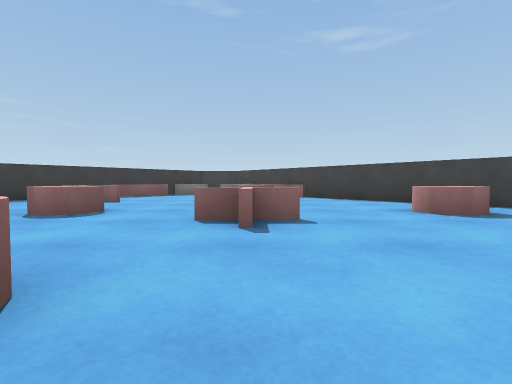
view 1 (above)

12 first-person views from a walk through a Unity game level. The camera is 0.47 m above the floor, tilts 2° down and sees 85° across. The floor is counted in squares, 1 m on a side. Each view is taken from the middle of a square. On the plan, view 1 faces up. The plan holds only what a view shows up to about 9 squares ahead; the rest is blank. Surface patterns are stand-ins for the level's own textures.

view 2
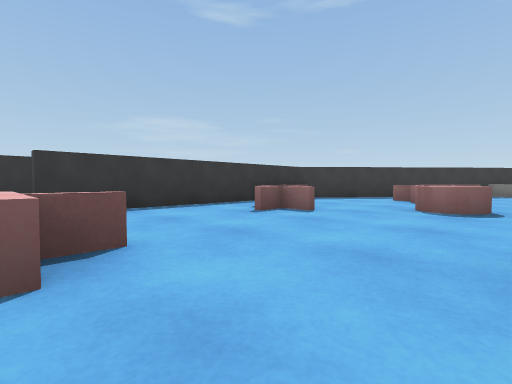

view 3
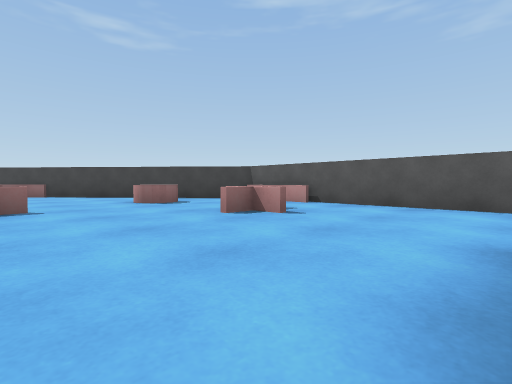

view 4
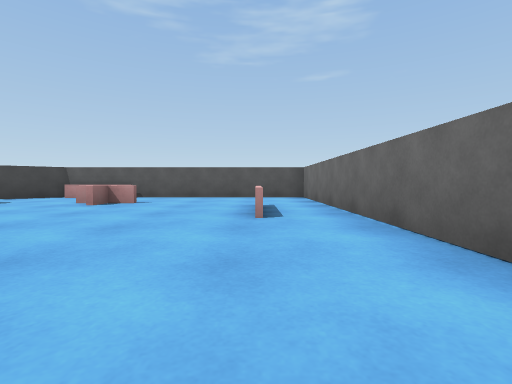

view 5
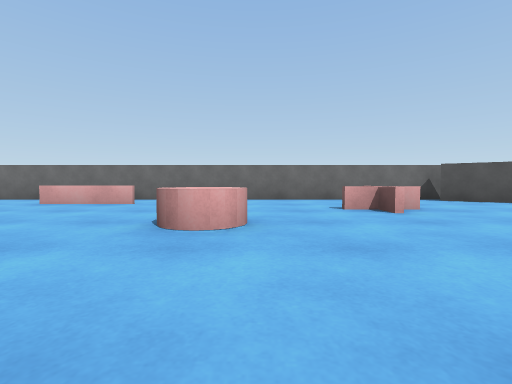

view 6
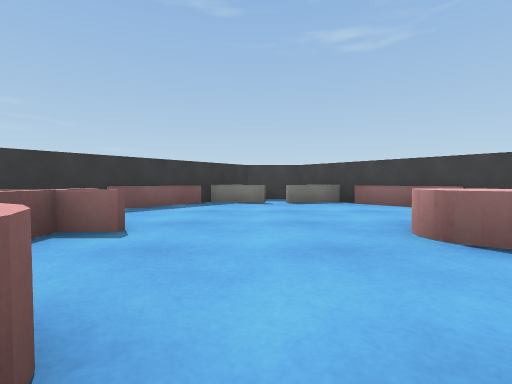

view 7
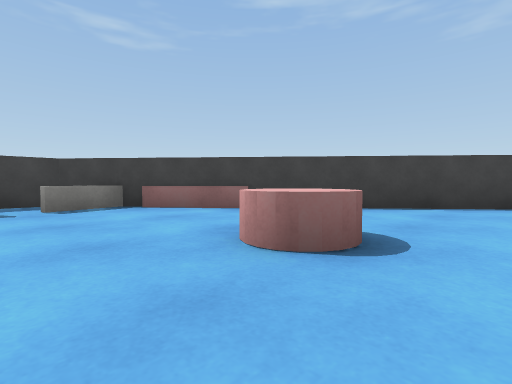

view 8
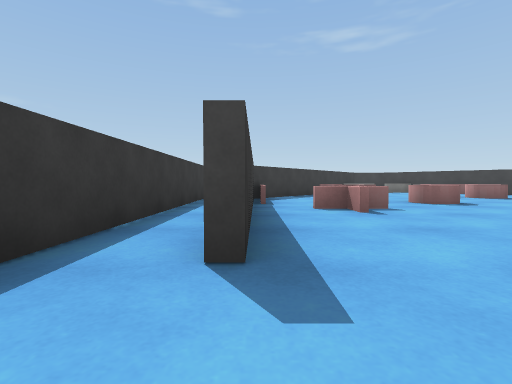

view 9
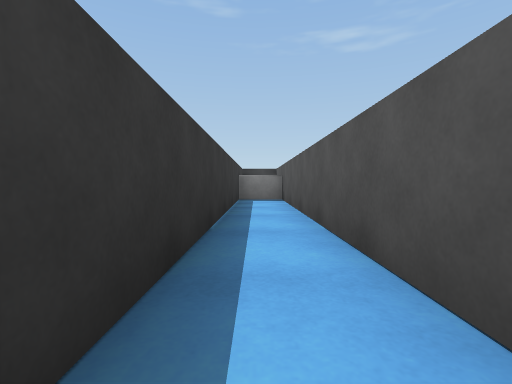

view 10
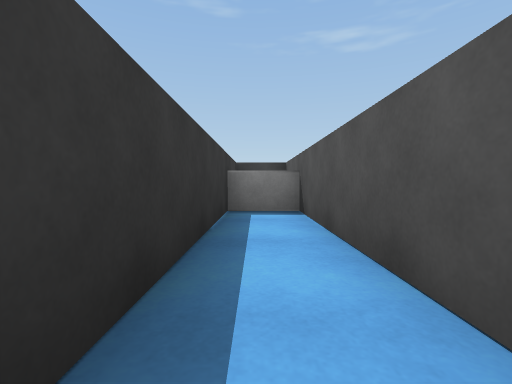

view 11
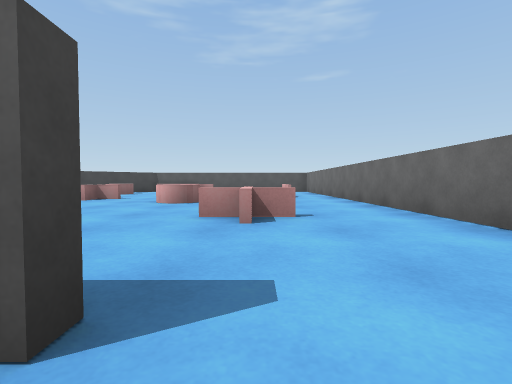

view 12
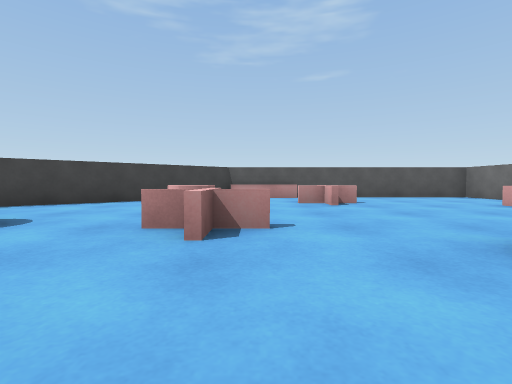

### Floor plan
Points are (right, up) in squares from view 1. A wall is a line through its corners. A room is listed if a view was taken in it or the views show most of it. See-through windows are left out.
Room 1 (views 1, 2, 3, 4, 5, 6, 7, 8, 12)
walls: (-7.7, -2.2) (-6.6, -3); (-7, -3.5) (5.6, -3.5) (5.6, 3.8) (-0.8, 11.5); (-2.3, 11.5) (-7.1, 5.8) (-7.1, -0.5)
low walls: (0.6, -2) (2.8, -2); (5.4, 1.8) (5.4, 3.8); (-6.8, 5.8) (-6.8, 4); (0, 10.6) (-1.5, 10.2) (-3.1, 10.6)
ways out: opening at (-7, -1) to room 2
objects: other object (-6, 3) to (-5, 3); other object (-5, -1) to (-4, 0); other object (-4, 6) to (-4, 7); other object (-3, 4) to (-3, 5); other object (-2, 1) to (-1, 1); other object (0, 3) to (0, 4); other object (0, 6) to (0, 7); other object (3, 1) to (4, 2); other object (3, 4) to (3, 5)
Room 2 (views 9, 10, 11)
walls: (-7.3, 2.8) (-7.3, 10.9); (-7.2, 9.5) (-8.5, 9.5) (-8.5, -0.8)
ways out: opening at (-7, -1) to room 1

Positions as (right, up) in squares from view 1, and headings:
1: (0, 0), facing up
2: (-2, -1), facing up-left
3: (0, -2), facing up-right
4: (-3, -2), facing right
5: (-2, 4), facing down
6: (-2, 4), facing up
7: (-2, 5), facing up-right
8: (-7, -2), facing up
9: (-8, 2), facing up
10: (-8, 5), facing up
11: (-8, -1), facing right
12: (-3, 3), facing right
